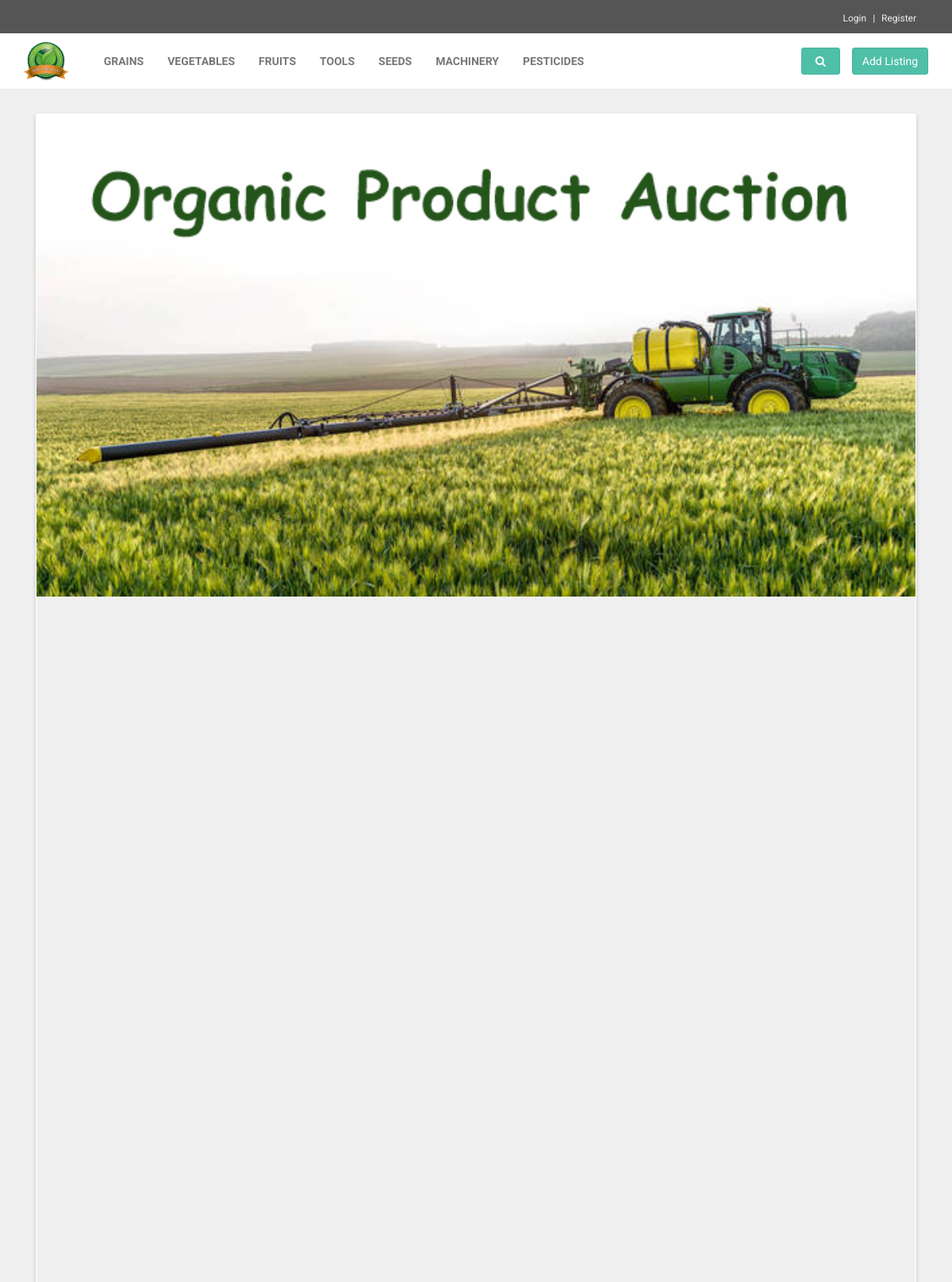
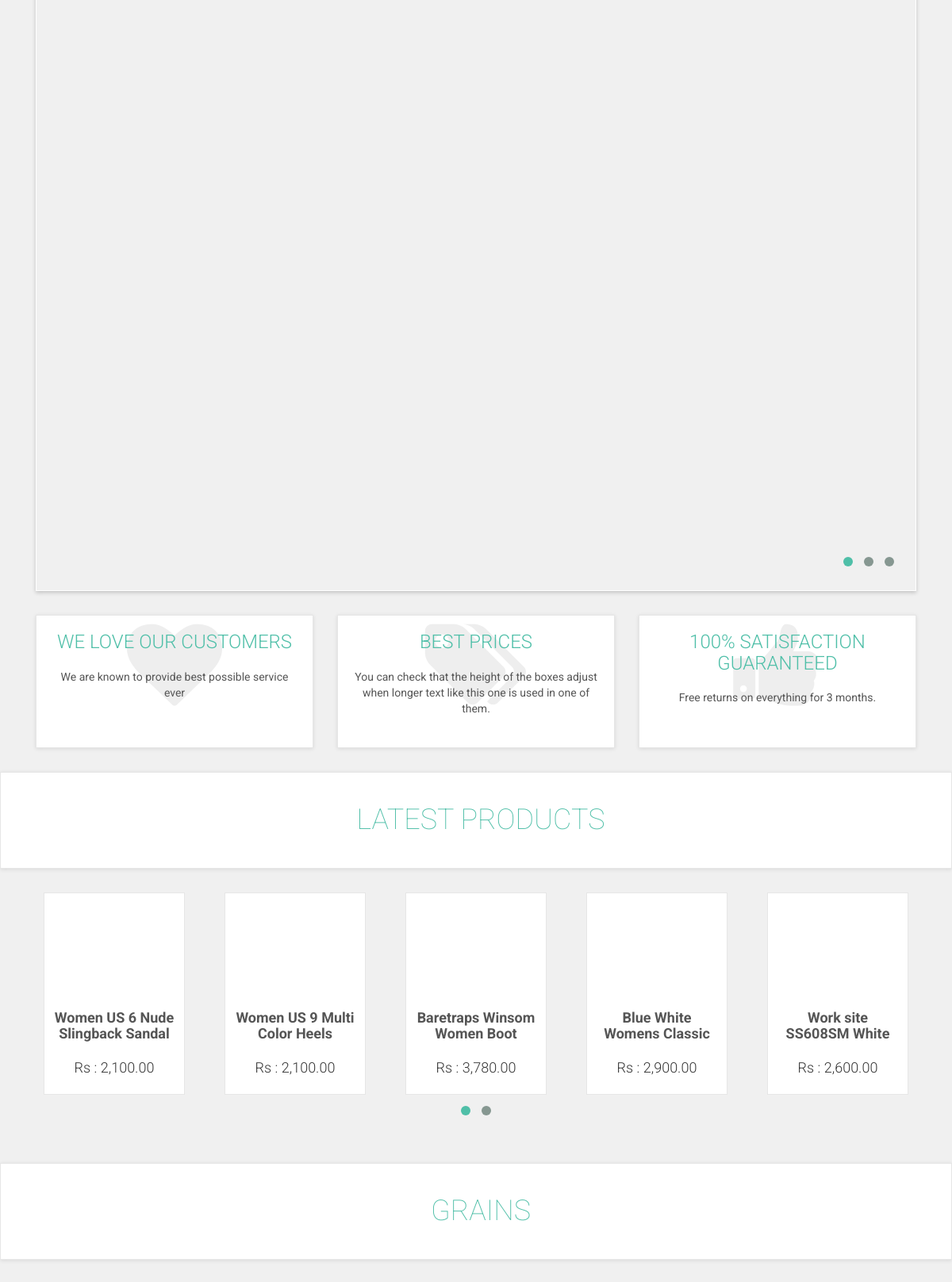
The page / (upper part) on the database its author committed (2 pictures, top to bottom).
### tables this page shows
CREATE TABLE IF NOT EXISTS `category` (
  `CategoryID` int(10) NOT NULL,
  `Category` varchar(20) NOT NULL
);

CREATE TABLE IF NOT EXISTS `item` (
  `ItemID` int(10) NOT NULL,
  `ItemName` varchar(50) NOT NULL,
  `SellerID` int(10) DEFAULT NULL,
  `StartingPrice` int(6) NOT NULL,
  `ExpectedPrice` int(6) NOT NULL,
  `CurrentPrice` int(6) DEFAULT NULL,
  `PhotosID` varchar(20) DEFAULT NULL,
  `Description` varchar(6000) DEFAULT NULL,
  `CategoryID` int(10) NOT NULL,
  `EndTime` datetime NOT NULL
);

### index.php (the view, shortened to what this page needs)
<!DOCTYPE html>
<html lang="en">
<head>
    <link href="css/font-awesome.css" rel="stylesheet">
    <link href="css/bootstrap.min.css" rel="stylesheet">
    <link href="css/animate.min.css" rel="stylesheet">
    <link href="css/owl.carousel.css" rel="stylesheet">
    <link href="css/owl.theme.css" rel="stylesheet">
    <link href="css/style.default.css" rel="stylesheet" id="theme-stylesheet">
    <link href="css/custom.css" rel="stylesheet">
</head>
<body>
	<?php include 'header.php';?>
    <div id="all">
        <div id="content">
            <div class="container">
                <div class="col-md-12">
                    <div id="main-slider">
                        <div class="item">
                            <img src="img/main1.jpg" alt="" class="img-responsive" width="1500cm" height="2000cm">
                        </div>
                    </div>
                </div>
            </div>
            <div id="advantages">
                <div class="container">
                    <div class="same-height-row">
                        <div class="col-sm-4">
                            <div class="box same-height clickable">
                                <div class="icon"><i class="fa fa-heart"></i>
                                </div>
                                <h3><a href="#">We love our customers</a></h3>
                                <p>We are known to provide best possible service ever</p>
                            </div>
                        </div>
                        <div class="col-sm-4">
                            <div class="box same-height clickable">
                                <div class="icon"><i class="fa fa-tags"></i>
                                </div>
                                <h3><a href="#">Best prices</a></h3>
                                <p>You can check that the height of the boxes adjust when longer text like this one is used in one of them.</p>
                            </div>
                        </div>
                        <div class="col-sm-4">
                            <div class="box same-height clickable">
                                <div class="icon"><i class="fa fa-thumbs-up"></i>
                                </div>
                                <h3><a href="#">100% satisfaction guaranteed</a></h3>
                                <p>Free returns on everything for 3 months.</p>
                            </div>
                        </div>
                    </div>
                </div>
            </div>
            <?php
				$query = "SELECT * FROM item order by ItemID DESC";
				$result = mysqli_query($db, $query);
				$row = mysqli_fetch_array($result);
			?>
            <div id="hot">
                <div class="box">
                    <div class="container">
                        <div class="col-md-12">
                            <h2>Latest Products</h2>
                        </div>
                    </div>
                </div>
                <div class="container">
                    <div class="product-slider">
                <?php
                 $count=1;
				while($row && $count <=10) {
					?>
				 <div class="item">
                            <div class="product">
                                <div class="text">
                                    <h3><a href="detail.php?ItemNo=<?php echo $row['ItemID'] ?>"><?php echo $row['ItemName']?></a></h3>
                                    <p class="price">Rs : <?php echo number_format($row['CurrentPrice'],2)?></p>
                                </div>
                            </div>
                        </div>
                       <?php $row = $result->fetch_assoc();
                   			$count=$count+1;
                   		}
					?>
					</div>
                </div>
			</div>
            <?php
				$query3 = "SELECT * FROM category";
				$result3 = mysqli_query($db, $query3);
				$row3 = mysqli_fetch_array($result3);
				while($row3) {
			?>
             <div id="hot">
                <div class="box">
                    <div class="container">
                        <div class="col-md-12">
                            <h2><?php echo $row3['Category'];?></h2>
                        </div>
                    </div>
                </div>
            </div>
             <?php $row3 = $result3->fetch_assoc();}
					?>
        </div>
       <?php include 'footer.php';?>
</body>
</html>

### header.php (shortened to what this page needs)
<div id="top">
    <div class="container">
        <div class="col-md-6 offer" data-animate="fadeInDown">
        </div>
        <div class="col-md-6" data-animate="fadeInDown">
            <ul class="menu">
                <?php
                if(isset($_SESSION['username'])) {
                    echo '
                    <li><i style="color:white; margin-right:5px" class="fa fa-user" aria-hidden="true"></i>
                    	<a href="userItems.php">'.$_SESSION["username"].'</a></li>
                    <li><a href="logout.php">Logout</a></li>
                    ';
                } else {
                    echo '
                    <li><a href="register.php">Login</a></li>
                    <li><a href="register.php">Register</a></li>
                    ';
                }
                ?>
            </ul>
        </div>
    </div>
</div>
<div class="navbar navbar-default yamm" role="navigation" id="navbar">
    <div class="container">
        <div class="navbar-header">
            <a class="navbar-brand home" href="index.php" data-animate-hover="bounce">
               <img height="50px" src="img/Agro Auction1.png" alt="Obaju logo" class="hidden-xs">
            </a>
        </div>
        <div class="navbar-collapse collapse" id="navigation">
            <ul class="nav navbar-nav navbar-left">
            <?php
         $db = mysqli_connect('localhost','root','','shop')
         or die('Error connecting to MySQL server.');
         $query1 = "SELECT * FROM category ";
         $result1 = mysqli_query($db, $query1);
         $categories = mysqli_fetch_array($result1);
            while($categories) {
                ?>
                <li class="inactive"><a href="category.php?CategoryID=<?php echo $categories['CategoryID'] ?>">
                <?php echo $categories["Category"];?></a>
                </li>
               <?php $categories = $result1->fetch_assoc();} ?>
            </ul>
        </div>
        <div class="navbar-buttons">
            <div class="navbar-collapse collapse right" id="basket-overview">
                <a href="addlisting.php" class="btn btn-primary navbar-btn"><span class="hidden-sm">Add Listing</span></a>
            </div>
            <div class="navbar-collapse collapse right" id="search-not-mobile">
                <button type="button" class="btn navbar-btn btn-primary" data-toggle="collapse" data-target="#search">
                    <i class="fa fa-search"></i>
                </button>
            </div>
        </div>
    </div>
</div>

### footer.php (shortened to what this page needs)
</div>

### rows shown on the page
category: Category "GRAINS"
category: Category "VEGETABLES"
category: Category "FRUITS"
category: Category "TOOLS"
category: Category "SEEDS"
category: Category "MACHINERY"
category: Category "PESTICIDES"
item: ItemName "Women US 6 Nude Slingback Sandal", CurrentPrice "2,100.00"
item: ItemName "Women US 9 Multi Color Heels", CurrentPrice "2,100.00"
item: ItemName "Baretraps Winsom Women Boot", CurrentPrice "3,780.00"
item: ItemName "Blue White Womens Classic…", CurrentPrice "2,900.00"
item: ItemName "Work site SS608SM White…", CurrentPrice "2,600.00"
